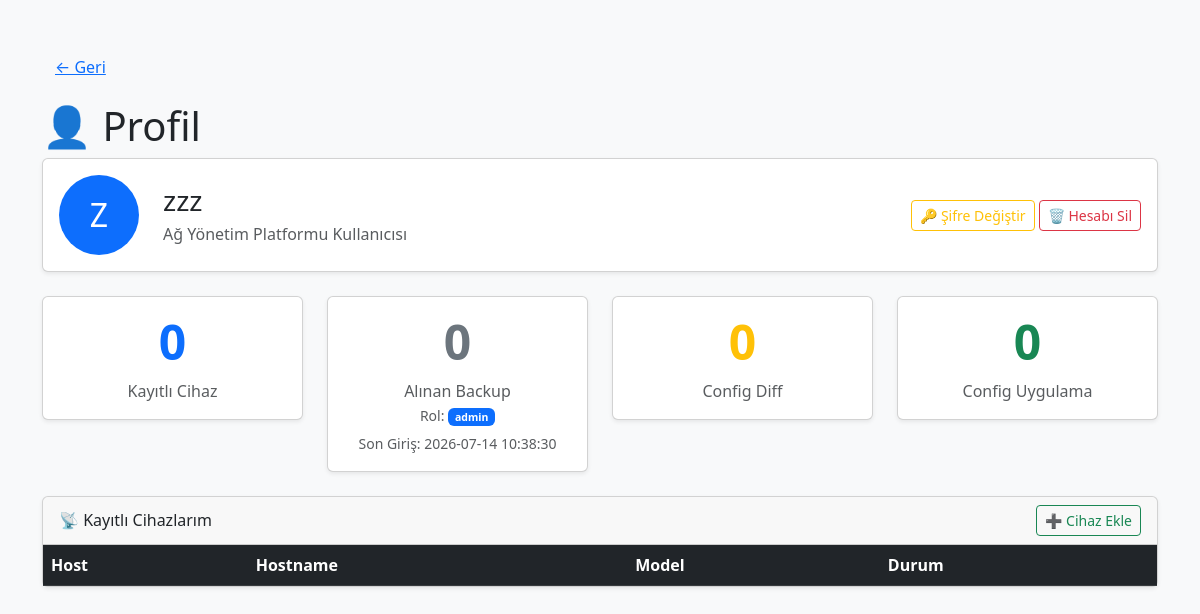
Screenshot of /profile (signed in) with the database file from the repository.
### tables this page shows
CREATE TABLE users (
            id INTEGER PRIMARY KEY AUTOINCREMENT,
            username TEXT UNIQUE NOT NULL,
            password TEXT NOT NULL,
            role TEXT DEFAULT 'admin'
        );

### app.py (the view)
@app.route('/profile')
@login_required
def profile():
    from flask import session
    devices = get_user_devices(current_user.id)
    logs = log_listele(current_user.id)
    backup_count = sum(1 for l in logs if l[3] == "BACKUP")
    diff_count = sum(1 for l in logs if l[3] == "CONFIG DIFF")
    apply_count = sum(1 for l in logs if l[3] == "CONFIG APPLY")
    son_giris = session.get('son_giris', '-')
    return render_template('profile.html',
        username=current_user.username,
        devices=devices,
        backup_count=backup_count,
        diff_count=diff_count,
        apply_count=apply_count,
        total_devices=len(devices),
        son_giris=son_giris,
        rol=current_user.role
    )

### app.py (called while the page is built)
@login_manager.user_loader
def load_user(user_id):
    import sqlite3
    conn = sqlite3.connect("audit.db")
    c = conn.cursor()
    c.execute("SELECT * FROM users WHERE id = ?", (user_id,))
    user = c.fetchone()
    conn.close()
    if user:
        return User(user[0], user[1], user[3])
    return None

def get_user_devices(user_id):
    with user_caches_lock:
        return list(user_caches.get(user_id, []))

### database.py (called while the page is built)
def log_listele(user_id=None):
    conn = sqlite3.connect(DB_FILE)
    c = conn.cursor()
    if user_id:
        c.execute("SELECT * FROM audit_log WHERE user_id = ? ORDER BY id DESC", (user_id,))
    else:
        c.execute("SELECT * FROM audit_log ORDER BY id DESC")
    rows = c.fetchall()
    conn.close()
    return rows

### templates/profile.html (shortened to what this page needs)
<!DOCTYPE html>
<html lang="tr">
<head>
    <link href="https://cdn.jsdelivr.net/npm/bootstrap@5.3.0/dist/css/bootstrap.min.css" rel="stylesheet">
</head>
<body class="bg-light">
    <div class="container py-5">
        <a href="/" class="btn btn-link mb-3">← Geri</a>
        <h1>👤 Profil</h1>
        <div class="card shadow-sm mb-4">
            <div class="card-body">
                <div class="d-flex align-items-center gap-4">
                    <div class="rounded-circle bg-primary text-white d-flex align-items-center justify-content-center"
                        style="width:80px; height:80px; font-size:2rem;">
                        {{ username[0].upper() }}
                    </div>
                    <div>
                        <h3 class="mb-1">{{ username }}</h3>
                        <p class="text-muted mb-0">Ağ Yönetim Platformu Kullanıcısı</p>
                    </div>
                    <div class="ms-auto">
                        <a href="/change_password" class="btn btn-outline-warning btn-sm">🔑 Şifre Değiştir</a>
                        <a href="/delete_account" class="btn btn-outline-danger btn-sm">🗑 Hesabı Sil</a>
                    </div>
                </div>
            </div>
        </div>
        <div class="row mb-4">
            <div class="col-md-3">
                <div class="card text-center shadow-sm">
                    <div class="card-body py-3">
                        <h2 class="display-5 fw-bold text-primary">{{ total_devices }}</h2>
                        <p class="text-muted mb-0">Kayıtlı Cihaz</p>
                    </div>
                </div>
            </div>
            <div class="col-md-3">
                <div class="card text-center shadow-sm">
                    <div class="card-body py-3">
                        <h2 class="display-5 fw-bold text-secondary">{{ backup_count }}</h2>
                        <p class="text-muted mb-0">Alınan Backup</p>
                        <p class="text-muted mb-1"><small>Rol: <span class="badge bg-primary">{{ rol }}</span></small></p>
<p class="text-muted mb-0"><small>Son Giriş: {{ son_giris }}</small></p>
                    </div>
                </div>
            </div>
            <div class="col-md-3">
                <div class="card text-center shadow-sm">
                    <div class="card-body py-3">
                        <h2 class="display-5 fw-bold text-warning">{{ diff_count }}</h2>
                        <p class="text-muted mb-0">Config Diff</p>
                    </div>
                </div>
            </div>
            <div class="col-md-3">
                <div class="card text-center shadow-sm">
                    <div class="card-body py-3">
                        <h2 class="display-5 fw-bold text-success">{{ apply_count }}</h2>
                        <p class="text-muted mb-0">Config Uygulama</p>
                    </div>
                </div>
            </div>
        </div>
        <div class="card shadow-sm">
            <div class="card-header d-flex justify-content-between align-items-center">
                <span>📡 Kayıtlı Cihazlarım</span>
                <a href="/add_device" class="btn btn-sm btn-outline-success">➕ Cihaz Ekle</a>
            </div>
            <div class="card-body p-0">
                <table class="table table-hover mb-0">
                    <thead class="table-dark">
                        <tr>
                            <th>Host</th>
                            <th>Hostname</th>
                            <th>Model</th>
                            <th>Durum</th>
                        </tr>
                    </thead>
                </table>
            </div>
        </div>
    </div>
</body>
</html>

### rows the page displays
users: username "Z", username "zzz", role "admin"

### other values shown
{{ total_devices }} "0"
{{ backup_count }} "0"
{{ son_giris }} "2026-07-14 10:38:30"
{{ diff_count }} "0"
{{ apply_count }} "0"
